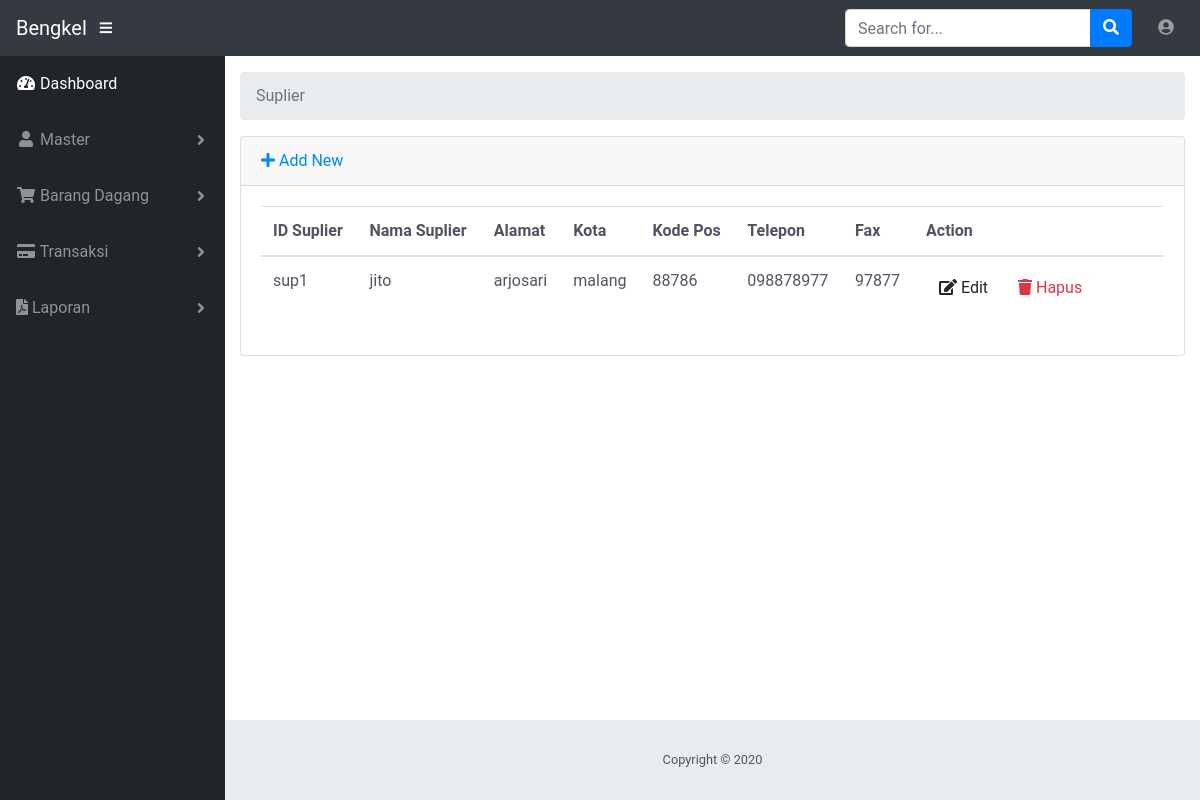
The app's page /index.php/suplier with its own data.
### tables this page shows
CREATE TABLE `suplier` (
  `id` varchar(10) NOT NULL,
  `nama` varchar(25) NOT NULL,
  `alamat` varchar(225) NOT NULL,
  `kota` varchar(25) NOT NULL,
  `kodepos` varchar(10) DEFAULT NULL,
  `tlp` varchar(30) DEFAULT NULL,
  `fax` varchar(25) DEFAULT NULL
);

### application/controllers/Suplier.php (called while the page is built, shortened)
<?php
class Suplier extends CI_Controller
{
    public function __construct()
    {
        $this->load->model("sup_model");
        $this->load->model('m_kat');
        $this->load->library('form_validation');
    }
    public function index()
    {
        $this->load->view('templates/header');
        $data["suplier"] = $this->sup_model->getAll();
        $data['kategori'] = $this->m_kat->view();
        $this->load->view("admin/master/suplier/tampil", $data);
        $this->load->view('templates/footer');
    }
}

### index.php (called while the page is built, shortened)
<?php
require_once BASEPATH.'core/CodeIgniter.php';

### application/models/Sup_model.php (called while the page is built, shortened)
<?php defined('BASEPATH') OR exit('No direct access allowed');
class Sup_model extends CI_Model
{
	private $_table = "suplier";
	public function getAll()
	{
		return $this->db->get($this->_table)->result();
	}
}
?>

### application/views/admin/master/suplier/tampil.php (the view, shortened to what this page needs)
<body id="page-top">
	<div id="wrapper">
		<div id="content-wrapper">
			<div class="container-fluid">
				<div class="card mb-3">
					<div class="card-header">
						<a href="<?php echo site_url('suplier/add') ?>"><i class="fas fa-plus"></i> Add New</a>
					</div>
					<div class="card-body">
						<div class="table-responsive">
							<table class="table table-hover" id="dataTable" width="100%" cellspacing="0">
								<thead>
									<tr>
										<th>ID Suplier</th>
										<th>Nama Suplier</th>
										<th>Alamat</th>
										<th>Kota</th>
										<th>Kode Pos</th>
										<th>Telepon</th>
										<th>Fax</th>
										<th>Action</th>
									</tr>
								</thead>
								<tbody>
									<?php foreach ($suplier as $sup): ?>
									<tr>
										<td >
											<?php echo $sup->id ?>
										</td>
										<td>
											<?php echo $sup->nama ?>
										</td>
										<td>
											<?php echo $sup->alamat ?>
										</td>
										<td>
											<?php echo $sup->kota ?>
										</td>
										<td>
											<?php echo $sup->kodepos ?>
										</td>
										<td>
											<?php echo $sup->tlp ?>
										</td>
										<td>
											<?php echo $sup->fax ?>
										</td>
										<td width="250">
											<a href="<?php echo site_url('suplier/edit/'.$sup->id) ?>"
											 class="btn btn-small"><i class="fas fa-edit"></i> Edit</a>
											<a onclick="deleteConfirm('<?php echo site_url('suplier/delete/'.$sup->id) ?>')" data-toggle="modal" data-target="#modal_hapus<?php echo $sup->id;?>" class="btn btn-small text-danger"><i class="fas fa-trash"></i> Hapus</a>
										</td>
									</tr>
									<?php endforeach; ?>
								</tbody>
							</table>
						</div>
					</div>
				</div>
			</div>
		</div>
	</div>
</body>
</html>

### assets/css/dolands-ux.css (style rules this page uses)
html,body { background: #FFFFFF; color: #515365; font-family: 'Roboto','Helvetica','Calibri'; overflow-x: hidden; height: 100%; width: 100%; -webkit-transition: all 0.4s ease-in-out; -moz-transition: all 0.4s ease-in-out; -ms-transition: all 0.4s ease-in-out; -o-transition: all 0.4s ease-in-out; transition: all 0.4s ease-in-out; }
* { box-sizing: border-box; margin: 0; padding: 0; }
a { color: #008AEF; text-decoration: none; }

### records on screen
suplier: id "sup1", nama "jito", alamat "arjosari", kota "malang", kodepos "88786", tlp "098878977", fax "97877"

### other values on screen
$segment "Suplier"
Date('Y') "2020"
